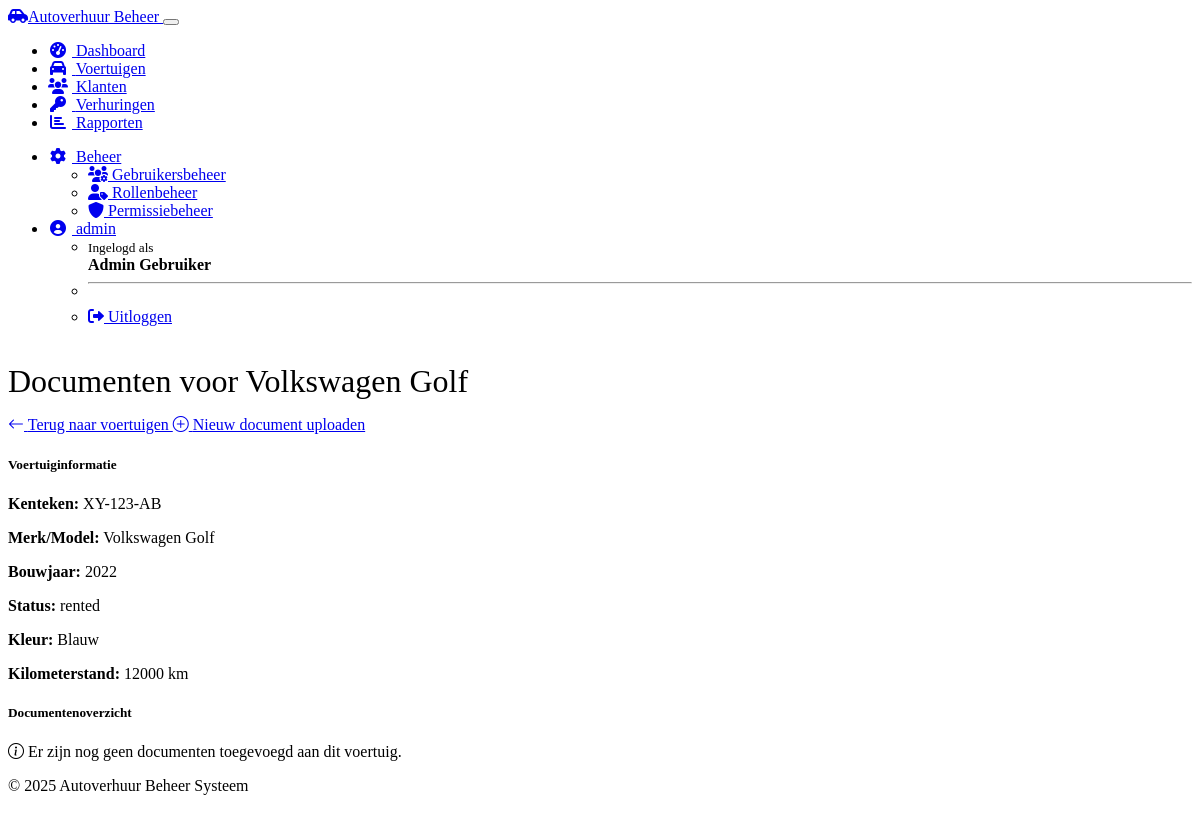
The app's page /vehicles/1/documents (signed in) with its own data.
### models.py (models this page shows, shortened)
class User(UserMixin, db.Model):
    id = db.Column(db.Integer, primary_key=True)
    username = db.Column(db.String(64), unique=True, nullable=False)
    email = db.Column(db.String(120), unique=True, nullable=False)
    password_hash = db.Column(db.String(256), nullable=False)
    first_name = db.Column(db.String(64))
    last_name = db.Column(db.String(64))
    is_active = db.Column(db.Boolean, default=True)
    last_login = db.Column(db.DateTime)
    created_at = db.Column(db.DateTime, default=datetime.utcnow)
    roles = db.relationship('Role', secondary=user_roles, lazy='subquery',
                           backref=db.backref('users', lazy=True))
    @property
    def full_name(self):
        if self.first_name and self.last_name:
            return f"{self.first_name} {self.last_name}"
        return self.username
    def has_role(self, role_name):
        return any(role.name == role_name for role in self.roles)

class Vehicle(db.Model):
    id = db.Column(db.Integer, primary_key=True)
    make = db.Column(db.String(50), nullable=False)
    model = db.Column(db.String(50), nullable=False)
    year = db.Column(db.Integer, nullable=False)
    license_plate = db.Column(db.String(20), unique=True, nullable=False)
    status = db.Column(db.String(20), default='available')  # available, rented, maintenance
    daily_rate = db.Column(db.Float, nullable=False)
    color = db.Column(db.String(20))
    mileage = db.Column(db.Integer)
    created_at = db.Column(db.DateTime, default=datetime.utcnow)
    rentals = db.relationship('Rental', backref='vehicle', lazy=True)

### routes.py (the view)
@app.route('/vehicles/<int:vehicle_id>/documents')
def vehicle_documents(vehicle_id):
    vehicle = Vehicle.query.get_or_404(vehicle_id)
    documents = document_service.get_vehicle_documents(vehicle_id)
    return render_template('vehicle_documents.html', vehicle=vehicle, documents=documents)

### document_service.py (called while the page is built)
def get_vehicle_documents(vehicle_id):
    return VehicleDocument.query.filter_by(vehicle_id=vehicle_id).all()

### models.py (called while the page is built)
@login_manager.user_loader
def load_user(user_id):
    return User.query.get(int(user_id))

### templates/vehicle_documents.html (shortened to what this page needs)
{% extends 'layout.html' %}
{% block content %}
<div class="container mt-4">
    <div class="d-flex justify-content-between align-items-center mb-4">
        <h1>Documenten voor {{ vehicle.make }} {{ vehicle.model }}</h1>
        <div>
            <a href="{{ url_for('vehicles') }}" class="btn btn-secondary me-2">
                <i class="bi bi-arrow-left"></i> Terug naar voertuigen
            </a>
            <a href="{{ url_for('add_document', vehicle_id=vehicle.id) }}" class="btn btn-primary">
                <i class="bi bi-plus-circle"></i> Nieuw document uploaden
            </a>
        </div>
    </div>
    <div class="card mb-4">
        <div class="card-header bg-light">
            <h5 class="card-title mb-0">Voertuiginformatie</h5>
        </div>
        <div class="card-body">
            <div class="row">
                <div class="col-md-6">
                    <p><strong>Kenteken:</strong> {{ vehicle.license_plate }}</p>
                    <p><strong>Merk/Model:</strong> {{ vehicle.make }} {{ vehicle.model }}</p>
                    <p><strong>Bouwjaar:</strong> {{ vehicle.year }}</p>
                </div>
                <div class="col-md-6">
                    <p><strong>Status:</strong> {{ vehicle.status }}</p>
                    <p><strong>Kleur:</strong> {{ vehicle.color }}</p>
                    <p><strong>Kilometerstand:</strong> {{ vehicle.mileage|default('Onbekend', true) }} km</p>
                </div>
            </div>
        </div>
    </div>
    <div class="card">
        <div class="card-header bg-light">
            <h5 class="card-title mb-0">Documentenoverzicht</h5>
        </div>
        <div class="card-body">
            {% if documents %}
                <div class="row">
                    {% for document in documents %}
                        <div class="col-md-6 col-lg-4 mb-4">
                            <div class="card h-100">
                                <div class="card-header d-flex justify-content-between align-items-center">
                                    <h5 class="card-title mb-0 text-truncate" style="max-width: 200px;" title="{{ document.filename }}">
                                        {{ document.filename }}
                                    </h5>
                                    <span class="badge bg-secondary">{{ document.document_type }}</span>
                                </div>
                                <div class="card-body">
                                    {% if document.is_image() %}
                                        <div class="text-center mb-3">
                                            <img src="{{ url_for('download_document', document_id=document.id) }}"
                                                 class="img-fluid thumbnail"
                                                 alt="{{ document.filename }}"
                                                 style="max-height: 150px; border: 1px solid #ddd;">
                                        </div>
                                    {% elif document.is_pdf() %}
                                        <div class="text-center mb-3">
                                            <i class="bi bi-file-earmark-pdf" style="font-size: 5rem; color: #dc3545;"></i>
                                        </div>
                                    {% else %}
                                        <div class="text-center mb-3">
                                            <i class="bi bi-file-earmark" style="font-size: 5rem; color: #6c757d;"></i>
                                        </div>
                                    {% endif %}
                                    <p class="card-text">
                                        <small class="text-muted">Upload datum: {{ document.upload_date|date }}</small>
                                    </p>
                                    {% if document.description %}
                                        <p class="card-text">{{ document.description|truncate(100) }}</p>
                                    {% else %}
                                        <p class="card-text text-muted"><em>Geen beschrijving</em></p>
                                    {% endif %}
                                </div>
                                <div class="card-footer bg-transparent">
                                    <div class="d-flex justify-content-between">
                                        <a href="{{ url_for('download_document', document_id=document.id) }}"
                                           class="btn btn-sm btn-outline-primary"
                                           download>
                                            <i class="bi bi-download"></i> Download
                                        </a>
                                        <div class="btn-group">
                                            <a href="{{ url_for('share_document', document_id=document.id) }}"
                                               class="btn btn-sm btn-outline-success">
                                                <i class="bi bi-share"></i> Delen
                                            </a>
                                            <button type="button"
                                                    class="btn btn-sm btn-outline-danger"
                                                    data-bs-toggle="modal"
                                                    data-bs-target="#deleteDocumentModal{{ document.id }}">
                                                <i class="bi bi-trash"></i>
                                            </button>
                                        </div>
                                    </div>
                                </div>
                            </div>
                            <div class="modal fade" id="deleteDocumentModal{{ document.id }}" tabindex="-1" aria-hidden="true">
                                <div class="modal-dialog">
                                    <div class="modal-content">
                                        <div class="modal-header">
                                            <h5 class="modal-title">Document verwijderen</h5>
                                            <button type="button" class="btn-close" data-bs-dismiss="modal" aria-label="Close"></button>
                                        </div>
                                        <div class="modal-body">
                                            <p>Weet je zeker dat je het document <strong>{{ document.filename }}</strong> wilt verwijderen?</p>
                                            <p class="text-danger">Deze actie kan niet ongedaan worden gemaakt!</p>
                                        </div>
                                        <div class="modal-footer">
                                            <button type="button" class="btn btn-secondary" data-bs-dismiss="modal">Annuleren</button>
                                            <form action="{{ url_for('delete_document', document_id=document.id) }}" method="post">
                                                <button type="submit" class="btn btn-danger">Verwijderen</button>
                                            </form>
                                        </div>
                                    </div>
                                </div>
                            </div>
                        </div>
                    {% endfor %}
                </div>
            {% else %}
                <div class="alert alert-info">
                    <i class="bi bi-info-circle"></i> Er zijn nog geen documenten toegevoegd aan dit voertuig.
                </div>
            {% endif %}
        </div>
    </div>
</div>
{% endblock %}

### templates/layout.html (shortened to what this page needs)
<!DOCTYPE html>
<html lang="nl" data-bs-theme="dark">
<head>
    <link rel="stylesheet" href="https://cdn.replit.com/agent/bootstrap-agent-dark-theme.min.css">
    <link rel="stylesheet" href="https://cdnjs.cloudflare.com/ajax/libs/font-awesome/6.0.0/css/all.min.css">
    <link rel="stylesheet" href="https://cdn.jsdelivr.net/npm/bootstrap-icons@1.10.3/font/bootstrap-icons.css">
    <link rel="stylesheet" href="{{ url_for('static', filename='css/custom.css') }}">
</head>
<body>
    <nav class="navbar navbar-expand-lg navbar-dark bg-dark">
        <div class="container">
            <a class="navbar-brand" href="{{ url_for('dashboard') }}">
                <i class="fas fa-car-side me-2"></i>Autoverhuur Beheer
            </a>
            <button class="navbar-toggler" type="button" data-bs-toggle="collapse" data-bs-target="#navbarNav">
            </button>
            <div class="collapse navbar-collapse" id="navbarNav">
                <ul class="navbar-nav me-auto">
                    <li class="nav-item">
                        <a class="nav-link {% if request.path == '/' %}active{% endif %}" href="{{ url_for('dashboard') }}">
                            <i class="fas fa-tachometer-alt me-1"></i> Dashboard
                        </a>
                    </li>
                    <li class="nav-item">
                        <a class="nav-link {% if '/vehicles' in request.path %}active{% endif %}" href="{{ url_for('vehicles') }}">
                            <i class="fas fa-car me-1"></i> Voertuigen
                        </a>
                    </li>
                    <li class="nav-item">
                        <a class="nav-link {% if '/customers' in request.path %}active{% endif %}" href="{{ url_for('customers') }}">
                            <i class="fas fa-users me-1"></i> Klanten
                        </a>
                    </li>
                    <li class="nav-item">
                        <a class="nav-link {% if '/rentals' in request.path %}active{% endif %}" href="{{ url_for('rentals') }}">
                            <i class="fas fa-key me-1"></i> Verhuringen
                        </a>
                    </li>
                    <li class="nav-item">
                        <a class="nav-link {% if '/reports' in request.path %}active{% endif %}" href="{{ url_for('reports') }}">
                            <i class="fas fa-chart-bar me-1"></i> Rapporten
                        </a>
                    </li>
                </ul>
                <ul class="navbar-nav">
                    {% if current_user.is_authenticated %}
                        {% if current_user.has_role('admin') %}
                            <li class="nav-item dropdown">
                                <a class="nav-link dropdown-toggle {% if '/admin' in request.path %}active{% endif %}"
                                   href="#" id="adminDropdown" role="button"
                                   data-bs-toggle="dropdown" aria-expanded="false">
                                    <i class="fas fa-cog me-1"></i> Beheer
                                </a>
                                <ul class="dropdown-menu dropdown-menu-end" aria-labelledby="adminDropdown">
                                    <li>
                                        <a class="dropdown-item" href="{{ url_for('auth.users') }}">
                                            <i class="fas fa-users-cog me-1"></i> Gebruikersbeheer
                                        </a>
                                    </li>
                                    <li>
                                        <a class="dropdown-item" href="{{ url_for('auth.roles') }}">
                                            <i class="fas fa-user-tag me-1"></i> Rollenbeheer
                                        </a>
                                    </li>
                                    <li>
                                        <a class="dropdown-item" href="{{ url_for('auth.permissions') }}">
                                            <i class="fas fa-shield-alt me-1"></i> Permissiebeheer
                                        </a>
                                    </li>
                                </ul>
                            </li>
                        {% endif %}
                        <li class="nav-item dropdown">
                            <a class="nav-link dropdown-toggle" href="#" id="userDropdown"
                               role="button" data-bs-toggle="dropdown" aria-expanded="false">
                                <i class="fas fa-user-circle me-1"></i> {{ current_user.username }}
                            </a>
                            <ul class="dropdown-menu dropdown-menu-end" aria-labelledby="userDropdown">
                                <li>
                                    <span class="dropdown-item-text text-muted">
                                        <small>Ingelogd als</small><br>
                                        <strong>{{ current_user.full_name }}</strong>
                                    </span>
                                </li>
                                <li><hr class="dropdown-divider"></li>
                                <li>
                                    <a class="dropdown-item" href="{{ url_for('auth.logout') }}">
                                        <i class="fas fa-sign-out-alt me-1"></i> Uitloggen
                                    </a>
                                </li>
                            </ul>
                        </li>
                    {% else %}
                        <li class="nav-item">
                            <a class="nav-link" href="{{ url_for('auth.login') }}">
                                <i class="fas fa-sign-in-alt me-1"></i> Inloggen
                            </a>
                        </li>
                    {% endif %}
                </ul>
            </div>
        </div>
    </nav>
    <div class="container mt-4 mb-5">
        {% block content %}{% endblock %}
    </div>
    <footer class="bg-dark text-light py-3 mt-auto">
        <div class="container text-center">
            <p class="mb-0">&copy; 2025 Autoverhuur Beheer Systeem</p>
        </div>
    </footer>
</body>
</html>

### static/css/custom.css (style rules this page uses)
.card { transition: transform 0.3s ease, box-shadow 0.3s ease; }
body { display: flex; flex-direction: column; min-height: 100vh; }
.container { flex: 1; }
h1, h2 { font-weight: 300; margin-bottom: 1rem; }
.nav-link i { width: 1.25rem; text-align: center; margin-right: 0.25rem; }
.navbar-brand { font-weight: 500; }
footer { margin-top: auto; }

### records on screen
User: username "admin", full_name "Admin Gebruiker"
Vehicle: make "Volkswagen", model "Golf", license_plate "XY-123-AB", year "2022", status "rented", color "Blauw", mileage "12000"
